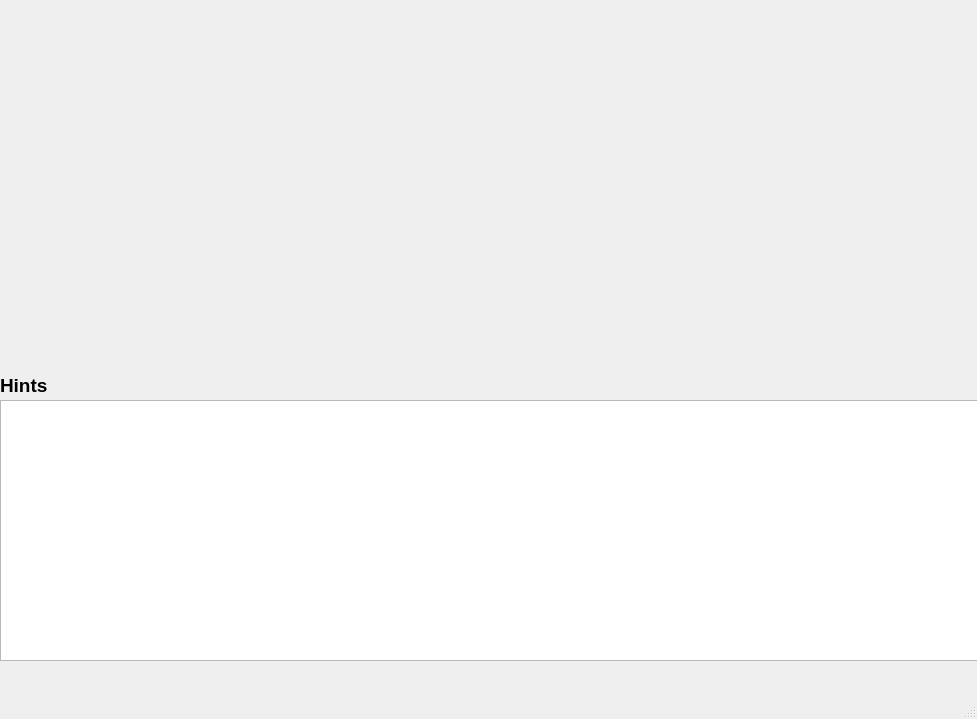
<?xml version="1.0" encoding="UTF-8"?>
<ui version="4.0">
 <class>MainWindow</class>
 <widget class="QMainWindow" name="MainWindow">
  <property name="geometry">
   <rect>
    <x>0</x>
    <y>0</y>
    <width>977</width>
    <height>719</height>
   </rect>
  </property>
  <property name="windowTitle">
   <string>MainWindow</string>
  </property>
  <widget class="QWidget" name="centralwidget">
   <widget class="QTextBrowser" name="textBrowser">
    <property name="geometry">
     <rect>
      <x>0</x>
      <y>400</y>
      <width>981</width>
      <height>261</height>
     </rect>
    </property>
    <property name="font">
     <font>
      <pointsize>16</pointsize>
     </font>
    </property>
   </widget>
   <widget class="QLabel" name="label">
    <property name="geometry">
     <rect>
      <x>0</x>
      <y>370</y>
      <width>181</width>
      <height>31</height>
     </rect>
    </property>
    <property name="font">
     <font>
      <pointsize>14</pointsize>
      <weight>75</weight>
      <bold>true</bold>
     </font>
    </property>
    <property name="text">
     <string>Hints</string>
    </property>
   </widget>
  </widget>
  <widget class="QMenuBar" name="menubar">
   <property name="geometry">
    <rect>
     <x>0</x>
     <y>0</y>
     <width>977</width>
     <height>26</height>
    </rect>
   </property>
  </widget>
  <widget class="QStatusBar" name="statusbar"/>
 </widget>
 <resources/>
 <connections/>
</ui>
